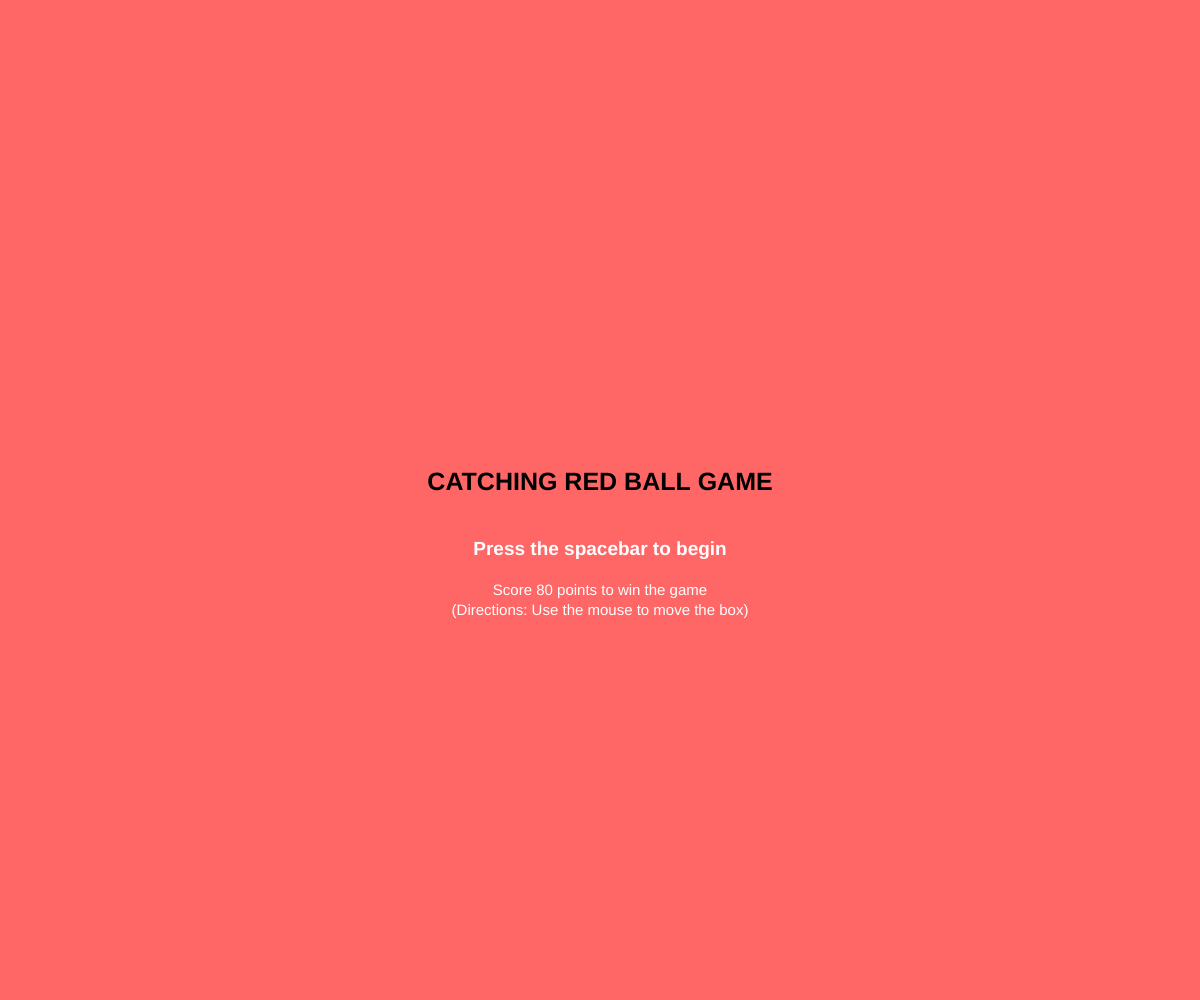
Frame 1 (no input)
Frame 60 (no input): identical to frame 1, image omitted
Frame 120 (the mouse pressed at the canvas centre since frame 60): identical to frame 1, image omitted

The p5.js sketch that drew this single still picture (run headless with seeded random() and noise() and a simulated clock; from frame 60 on, the mouse is pressed at the canvas centre):

// p5.js sketch
// ── sketch.js
//naming the variables used
var gameScreen = 0;
var y=-20;
var x=200;
var speed = 2;
var score= 0;
var redBall


function setup() {
  //changing the size of the canvas to fit the screen
  createCanvas(windowWidth, windowHeight);
}

function draw() {
  // defining all the screens to be displayed in the game
  if(gameScreen == 0){
    begin()
  }else if(gameScreen == 1){
  	game()
  }else if(gameScreen==2){
  	lose()
  }	else if (gameScreen==3){
    win()
  }
}

function begin(){ // designing the starting screen
  background('#FF6666')
  fill(0);
  textAlign(CENTER);
  textSize(25);
  textStyle(BOLD)
  text('CATCHING RED BALL GAME', width / 2, height / 2-10)
  textSize(19)
  fill('white')
  text('Press the spacebar to begin', width / 2, height / 2 + 55);
  textStyle(NORMAL)
  textSize(15)
  text('Score 80 points to win the game', width / 2, height / 2 + 95);
  text('(Directions: Use the mouse to move the box)', width / 2, height / 2 + 115);
  
  reset();
}

function redBall(){ // making the red ball
  fill('red')
  ellipse(x,y,30,30)
}

function game(){ //designing the game screen
  background('#FFEECC')
  textSize(20)
  textStyle(BOLD);
  text("score = " + score, 70,50)
  redBall()
  fill('#2C3639')
  rectMode(CENTER)
  rect(mouseX,height-10,70,30)
  
  y+= speed;
  if(y>height){
  	gameScreen =2
  }
  if(y>height-10 && x>mouseX-20 && x<mouseX+20){
  	y=-20
    speed+=0.5
    score+= 10
  }
	if(y==-20){
  	pickRandom();
  }
  
  if (score==80){
    gameScreen=3
  }
  
}

function pickRandom(){
  //for the location where the ball drops from at the top
  //this will be random
  x= random(20,width-20)
}

function lose(){ 
  //designing the screen that appears when the player loses
  background('#FFBFA9')
  textAlign(CENTER);
  textSize(25)
  textStyle(BOLD)
  fill('#FF0000')
		text('YOU LOST!', width / 2, height / 2)
  textSize(15)
  fill(0)
  textStyle(NORMAL)
  	text("Score = " + score, width / 2, height / 2 + 45)
		text('Press "enter" to restart', width / 2, height / 2 + 65);
}

function win(){ 
  // designing the screen that appears when the player wins
  background('#FFBFA9')
  fill('#038209')
  textAlign(CENTER);
  textStyle(BOLD)
  textSize(25)
  text('YOU WON!', width / 2, height / 2)
  textSize(15)
  fill(0)
  textStyle(NORMAL)
  text("Score = " + score, width / 2, height / 2 + 45)
  text('Press "enter" to play again', width / 2, height / 2 + 65);
}

function keyPressed(){ 
  // adding key codes to navigate the screens
  if(keyCode==32){
  	gameScreen=1
  }else if(keyCode==13){
  	gameScreen=0
  }else if (keyCode==13){
    gameScreen=0
  }
}

function reset(){ //for resetting when the game restarts
  score=0;
  speed=2;
  y=-20;
}
